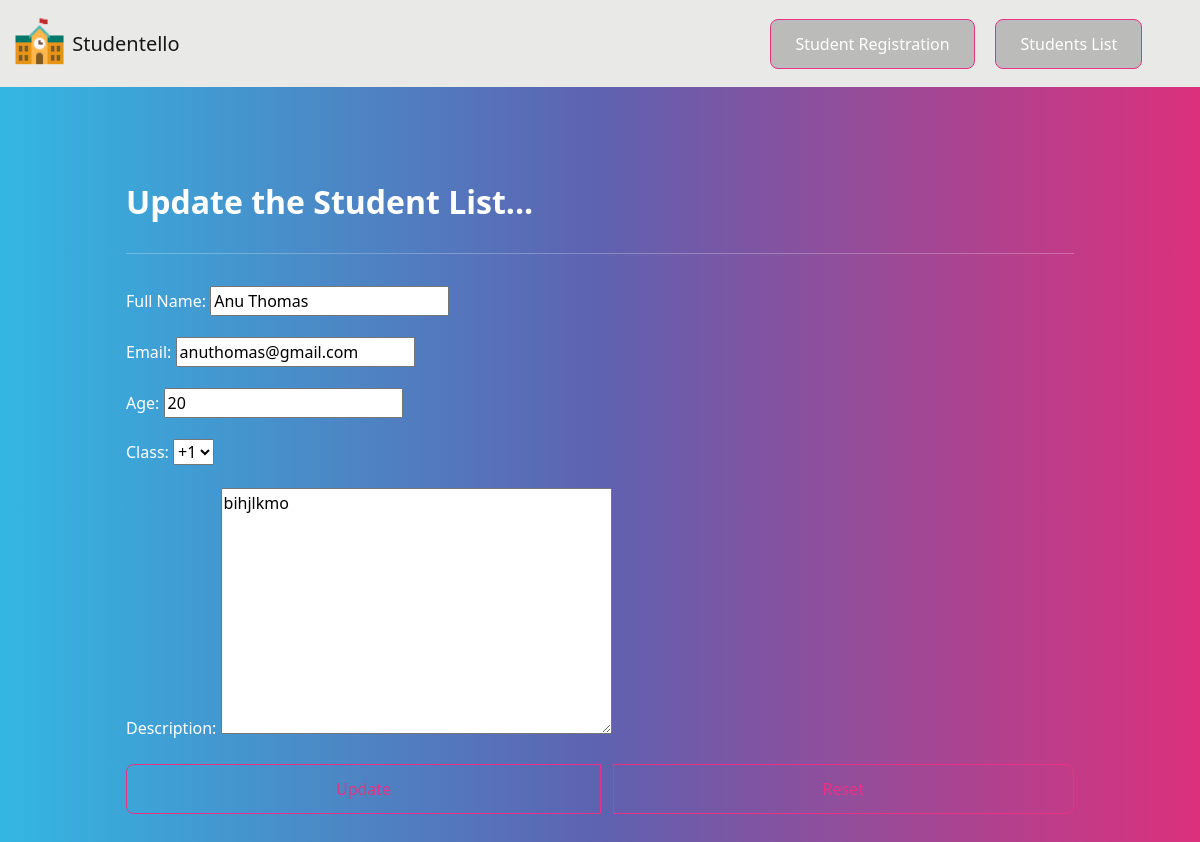
Screenshot of /updatelist/3/ with the database file from the repository.
### studentapp/models.py (models this page shows, shortened)
class Student(models.Model):
    Full_Name=models.CharField(max_length=50,blank=False,null=True)
    Email = models.EmailField(max_length=100,blank=False,null=True)
    Age = models.IntegerField(validators=[age_validation])
    Class =models.CharField(max_length=40,choices = choice,default='---')
    Description= models.TextField(max_length=400,null=True,blank=True)

### studentapp/views.py (the view)
# urls.py: path('updatelist/<str:pk>/',views.updatelist,name='updatelist'),
def updatelist(request,pk):
    stud=Student.objects.get(id=pk)
    form= StudentForm(request.POST or None,instance=stud)
    if request.method=='POST':
        form= StudentForm(request.POST,instance=stud)
        if form.is_valid():
            form.save()
            messages.success(request, "Student data updated Successfully !!!")
            return redirect('viewlist')
    context={'form':form}
    return render(request, 'updatelist.html',context=context)

### studentapp/forms.py
class  StudentForm(forms.ModelForm):
    class Meta:
        model=Student
        fields="__all__"

### templates/updatelist.html (shortened to what this page needs)
{% extends 'base.html' %}
{% load static %}
{% block body %}
<div class="container shadow-md p-5 formLayout">
    <h2> Update the Student List...</h2><hr>
    <form class="form-group row " method="post"  enctype="multipart/form-data">
        {{form.as_p}}
        <br>
        <div  class='btn-group butn'>
            <input class="btn btn-outline-primary" type="submit" value="Update">&nbsp;&nbsp;&nbsp;
            <input class="btn btn-outline-primary" type="reset" value="Reset">
        </div>
    </form>
{% endblock %}

### rows the page displays
Student: Full_Name "Anu Thomas", Email "anuthomas@gmail.com", Age "20", Class "+1", Description "bihjlkmo"
